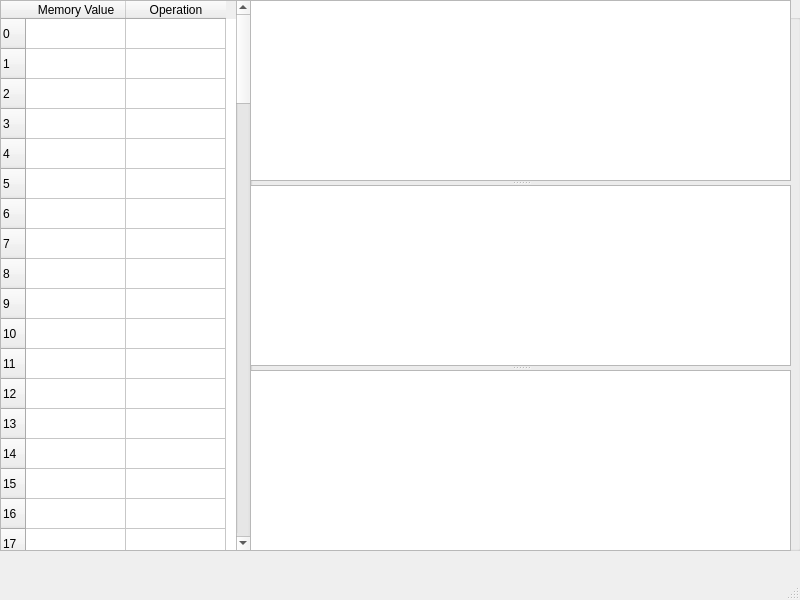
<?xml version="1.0" encoding="UTF-8"?>
<ui version="4.0">
 <class>MainWindow</class>
 <widget class="QMainWindow" name="MainWindow">
  <property name="geometry">
   <rect>
    <x>0</x>
    <y>0</y>
    <width>800</width>
    <height>600</height>
   </rect>
  </property>
  <property name="windowTitle">
   <string>MainWindow</string>
  </property>
  <widget class="QWidget" name="centralwidget">
   <widget class="QTableWidget" name="tableWidget">
    <property name="geometry">
     <rect>
      <x>0</x>
      <y>0</y>
      <width>251</width>
      <height>551</height>
     </rect>
    </property>
    <property name="styleSheet">
     <string notr="true"/>
    </property>
    <property name="rowCount">
     <number>100</number>
    </property>
    <property name="columnCount">
     <number>2</number>
    </property>
    <row>
     <property name="text">
      <string>0</string>
     </property>
    </row>
    <row>
     <property name="text">
      <string>1</string>
     </property>
    </row>
    <row>
     <property name="text">
      <string>2</string>
     </property>
    </row>
    <row>
     <property name="text">
      <string>3</string>
     </property>
    </row>
    <row>
     <property name="text">
      <string>4</string>
     </property>
    </row>
    <row>
     <property name="text">
      <string>5</string>
     </property>
    </row>
    <row>
     <property name="text">
      <string>6</string>
     </property>
    </row>
    <row>
     <property name="text">
      <string>7</string>
     </property>
    </row>
    <row>
     <property name="text">
      <string>8</string>
     </property>
    </row>
    <row>
     <property name="text">
      <string>9</string>
     </property>
    </row>
    <row>
     <property name="text">
      <string>10</string>
     </property>
    </row>
    <row>
     <property name="text">
      <string>11</string>
     </property>
    </row>
    <row>
     <property name="text">
      <string>12</string>
     </property>
    </row>
    <row>
     <property name="text">
      <string>13</string>
     </property>
    </row>
    <row>
     <property name="text">
      <string>14</string>
     </property>
    </row>
    <row>
     <property name="text">
      <string>15</string>
     </property>
    </row>
    <row>
     <property name="text">
      <string>16</string>
     </property>
    </row>
    <row>
     <property name="text">
      <string>17</string>
     </property>
    </row>
    <row>
     <property name="text">
      <string>18</string>
     </property>
    </row>
    <row>
     <property name="text">
      <string>19</string>
     </property>
    </row>
    <row>
     <property name="text">
      <string>20</string>
     </property>
    </row>
    <row>
     <property name="text">
      <string>21</string>
     </property>
    </row>
    <row>
     <property name="text">
      <string>22</string>
     </property>
    </row>
    <row>
     <property name="text">
      <string>23</string>
     </property>
    </row>
    <row>
     <property name="text">
      <string>24</string>
     </property>
    </row>
    <row>
     <property name="text">
      <string>25</string>
     </property>
    </row>
    <row>
     <property name="text">
      <string>26</string>
     </property>
    </row>
    <row>
     <property name="text">
      <string>27</string>
     </property>
    </row>
    <row>
     <property name="text">
      <string>28</string>
     </property>
    </row>
    <row>
     <property name="text">
      <string>29</string>
     </property>
    </row>
    <row>
     <property name="text">
      <string>30</string>
     </property>
    </row>
    <row>
     <property name="text">
      <string>31</string>
     </property>
    </row>
    <row>
     <property name="text">
      <string>32</string>
     </property>
    </row>
    <row>
     <property name="text">
      <string>33</string>
     </property>
    </row>
    <row>
     <property name="text">
      <string>34</string>
     </property>
    </row>
    <row>
     <property name="text">
      <string>35</string>
     </property>
    </row>
    <row>
     <property name="text">
      <string>36</string>
     </property>
    </row>
    <row>
     <property name="text">
      <string>37</string>
     </property>
    </row>
    <row>
     <property name="text">
      <string>38</string>
     </property>
    </row>
    <row>
     <property name="text">
      <string>39</string>
     </property>
    </row>
    <row/>
    <row/>
    <row/>
    <row/>
    <row/>
    <row/>
    <row/>
    <row/>
    <row/>
    <row/>
    <row/>
    <row/>
    <row/>
    <row/>
    <row/>
    <row/>
    <row/>
    <row/>
    <row/>
    <row/>
    <row/>
    <row/>
    <row/>
    <row/>
    <row/>
    <row/>
    <row/>
    <row/>
    <row/>
    <row/>
    <row/>
    <row/>
    <row/>
    <row/>
    <row/>
    <row/>
    <row/>
    <row/>
    <row/>
    <row/>
    <row/>
    <row/>
    <row/>
    <row/>
    <row/>
    <row/>
    <row/>
    <row/>
    <row/>
    <row/>
    <row/>
    <row/>
    <row/>
    <row/>
    <row/>
    <row/>
    <row/>
    <row/>
    <row/>
    <row/>
    <column>
     <property name="text">
      <string>Memory Value</string>
     </property>
    </column>
    <column>
     <property name="text">
      <string>Operation</string>
     </property>
    </column>
   </widget>
   <widget class="QGroupBox" name="groupBox">
    <property name="geometry">
     <rect>
      <x>250</x>
      <y>0</y>
      <width>551</width>
      <height>551</height>
     </rect>
    </property>
    <property name="title">
     <string>GroupBox</string>
    </property>
    <widget class="QSplitter" name="splitter_3">
     <property name="geometry">
      <rect>
       <x>0</x>
       <y>0</y>
       <width>541</width>
       <height>551</height>
      </rect>
     </property>
     <property name="orientation">
      <enum>Qt::Vertical</enum>
     </property>
     <property name="childrenCollapsible">
      <bool>false</bool>
     </property>
     <widget class="QTextBrowser" name="textBrowser_2"/>
     <widget class="QPlainTextEdit" name="plainTextEdit_2"/>
     <widget class="QTableWidget" name="tableWidget_2"/>
    </widget>
   </widget>
  </widget>
  <widget class="QMenuBar" name="menubar">
   <property name="geometry">
    <rect>
     <x>0</x>
     <y>0</y>
     <width>800</width>
     <height>21</height>
    </rect>
   </property>
  </widget>
  <widget class="QStatusBar" name="statusbar"/>
 </widget>
 <resources/>
 <connections/>
</ui>
